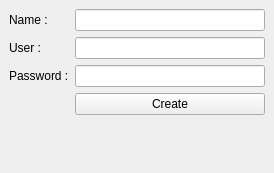
<?xml version="1.0" encoding="UTF-8"?>
<ui version="4.0">
 <class>New_user_window</class>
 <widget class="QMainWindow" name="New_user_window">
  <property name="geometry">
   <rect>
    <x>0</x>
    <y>0</y>
    <width>274</width>
    <height>173</height>
   </rect>
  </property>
  <property name="windowTitle">
   <string>MainWindow</string>
  </property>
  <widget class="QWidget" name="centralwidget">
   <layout class="QFormLayout" name="formLayout">
    <item row="0" column="0">
     <widget class="QLabel" name="Name_label">
      <property name="text">
       <string>Name :</string>
      </property>
     </widget>
    </item>
    <item row="0" column="1">
     <widget class="QLineEdit" name="name_line"/>
    </item>
    <item row="2" column="0">
     <widget class="QLabel" name="User_label">
      <property name="text">
       <string>User :</string>
      </property>
     </widget>
    </item>
    <item row="2" column="1">
     <widget class="QLineEdit" name="user_line"/>
    </item>
    <item row="6" column="1">
     <widget class="QPushButton" name="create_button">
      <property name="text">
       <string>Create</string>
      </property>
     </widget>
    </item>
    <item row="4" column="0">
     <widget class="QLabel" name="Password_label">
      <property name="text">
       <string>Password :</string>
      </property>
     </widget>
    </item>
    <item row="4" column="1">
     <widget class="QLineEdit" name="password_line"/>
    </item>
   </layout>
  </widget>
 </widget>
 <resources/>
 <connections/>
</ui>
